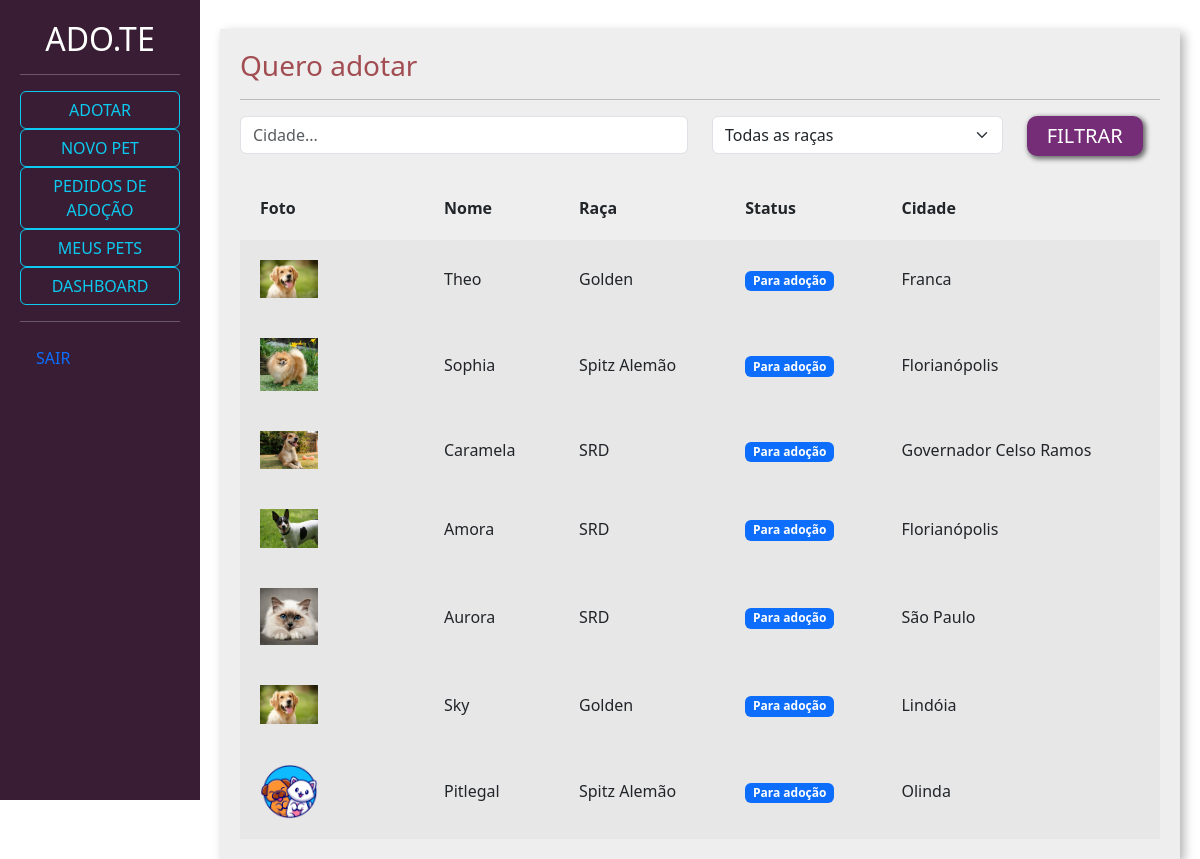
Page /adotar (signed in) on the committed database.
### divulgar/models.py (models this page shows, shortened)
class Pet(models.Model):
    choices_status = (
        ('P', 'Para adoção'),
        ('A', 'Adotado')
    )
    usuario = models.ForeignKey(User, on_delete=models.DO_NOTHING)
    foto = models.ImageField(upload_to="fotos_pets")
    nome = models.CharField(max_length=100)
    descricao = models.TextField()
    estado = models.CharField(max_length=50)
    cidade = models.CharField(max_length=50)
    telefone = models.CharField(max_length=15)
    raca = models.ForeignKey(Raca, on_delete=models.DO_NOTHING)
    tags = models.ManyToManyField(Tag)
    status = models.CharField(max_length=1, choices=choices_status, default='P')

class Raca(models.Model):
    raca = models.CharField(max_length=50)
    def __str__(self):
        return self.raca

### adotar/views.py (the view)
# urls.py: path('', views.listar_pets, name="listar_pets"),
@login_required
def listar_pets(request):
    if request.method == 'GET':
        pets = Pet.objects.filter(status='P')
        racas = Raca.objects.all()
        cidade = request.GET.get('cidade')
        raca_filter = request.GET.get('raca')
        if cidade:
            pets = pets.filter(cidade__icontains=cidade)
        if raca_filter:
            pets = pets.filter(raca__id=raca_filter)
            raca_filter = Raca.objects.get(id=raca_filter)
        else:
            raca_filter = request.GET.get('raca')
        return render(request, 'listar_pets.html', {'pets': pets, 'racas': racas, 'cidade': cidade, 'raca_filter':raca_filter})

### adotar/templates/listar_pets.html (shortened to what this page needs)
{% load static %}
<!doctype html>
<html lang="pt-BR">
    <head>
    <link href="https://cdn.jsdelivr.net/npm/bootstrap@5.3.0-alpha1/dist/css/bootstrap.min.css" rel="stylesheet">
    <link href="{% static 'usuarios/css/cadastro.css' %}" rel="stylesheet">
    <link href="{% static 'divulgar/css/novo_pet.css' %}" rel="stylesheet">
    <link href="{% static 'divulgar/css/seus_pets.css' %}" rel="stylesheet">
    <link href="{% static 'adotar/css/listar_pets.css' %}" rel="stylesheet">
    </head>
    <body>
        <div class="container-fluid">
            <div class="row">
                <div class="col-md-2 bg-side sidebar">
                    <h2><a style="color:inherit;text-decoration: none;" href="{% url 'listar_pets' %}">ADO.TE</a></h2>
                    <hr>
                    <ul class="list-group">
                        <li class="btn btn-outline-info"><a style="color:inherit;text-decoration: none;" href="http://127.0.0.1:8000/adotar">ADOTAR</a></li>
                        <li class="btn btn-outline-info"><a style="color:inherit;text-decoration: none;" href="http://127.0.0.1:8000/divulgar/novo_pet/">NOVO PET</a></li>
                        <li class="btn btn-outline-info"><a style="color:inherit;text-decoration: none;" href="http://127.0.0.1:8000/divulgar/ver_pedido_adocao/">PEDIDOS DE ADOÇÃO</a></li>
                        <li class="btn btn-outline-info"><a style="color:inherit;text-decoration: none;" href="http://127.0.0.1:8000/divulgar/seus_pets">MEUS PETS</a></li>
                        <li class="btn btn-outline-info"><a style="color:inherit;text-decoration: none;" href="http://127.0.0.1:8000/divulgar/dashboard/">DASHBOARD</a></li>
                    </ul>
                    <hr>
                    <ul class="nav flex-column" style="list-style-type:none; text-align:left">
                        <li class="nav-item"><a class="nav-link" href="http://127.0.0.1:8000/auth/sair">SAIR</a></li>
                    </ul>
                </div>
                <div class="col-md">
                    <div class="wrapper">
                        <div class="box width80">
                            <h3 class="font-vinho">Quero adotar</h3>
                            <hr>
                            <form action="{% url 'listar_pets' %}" method="GET">
                                <div class="row">
                                    <div class="col-md-6">
                                        <input type="text" placeholder="Cidade..." value="{% if cidade %}{{cidade}}{% endif %}" name="cidade" class="form-control">
                                    </div>
                                    <div class="col-md-4">
                                        <select class="form-select" name="raca">
                                            <option value="">Todas as raças</option>
                                        </select>
                                    </div>
                                    <div class="col-md-2">
                                        <input type="submit" class="btn-custom-secondary" value="FILTRAR">
                                    </div>
                                </div>
                            </form>
                             <table class="tabela" cellpadding="20">
                                <tr>
                                    <th>Foto</th>
                                    <th>Nome</th>
                                    <th>Raça</th>
                                    <th>Status</th>
                                    <th>Cidade</th>
                                </tr>
                                {% for pet in pets%}
                                    <tr class="tabela-linha">
                                        <td width="20%">
                                            <a href="{% url 'ver_pet' pet.id %}"><img width="40%" src="{{pet.foto.url}}"></a>
                                        </td>
                                        <td>
                                            {{pet.nome}}
                                        </td>
                                        <td>
                                            {{pet.raca}}
                                        </td>
                                        <td>
                                            {% if pet.status == "P" %}
                                                <span class="badge text-bg-primary">Para adoção</span>
                                            {% elif pet.status == "A" %}
                                                <span class="badge text-bg-success">Adotado</span>
                                            {% endif%}
                                        </td>
                                        <td>
                                            {{pet.cidade}}
                                        </td>
                                    </tr>
                                {% endfor %}
                            </table>
                        </div>
                    </div>
                </div>
            </div>
        </div>
    </body>
</html>

### templates/static/usuarios/css/cadastro.css (style rules this page uses)
.bg-side { background-color: #391D34; color: white; height: 100vh; }

### templates/static/divulgar/css/novo_pet.css (style rules this page uses)
.sidebar { text-align: center; padding: 20px; }
.wrapper { margin-top: 3%; display: flex; flex-direction: row; justify-content: center; align-items: center; }
.box { padding:20px; width: 50vw; background: rgb(238, 238, 238); box-shadow: 4px 4px 10px rgba(0,0,0,.3); }
.font-vinho { color: #A24D52; }

### templates/static/divulgar/css/seus_pets.css (style rules this page uses)
.width80 { width: 80vw; }
.tabela { width: 100%; margin-top: 20px; }
.tabela-linha { background-color: #e8e7e7; }

### templates/static/adotar/css/listar_pets.css (style rules this page uses)
.btn-custom-secondary { background-color: #762D77; border: none; box-shadow: 2px 2px 5px 1px rgb(108, 108, 108); color: white; font-size: 20px; padding: 5px 20px 5px 20px; border-radius: 10px; }

### rows in the picture
Pet: foto (picture), nome "Theo", raca "Golden", status "Para adoção", cidade "Franca"
Pet: foto (picture), nome "Sophia", raca "Spitz Alemão", status "Para adoção", cidade "Florianópolis"
Pet: foto (picture), nome "Caramela", raca "SRD", status "Para adoção", cidade "Governador Celso Ramos"
Pet: foto (picture), nome "Amora", raca "SRD", status "Para adoção", cidade "Florianópolis"
Pet: foto (picture), nome "Aurora", raca "SRD", status "Para adoção", cidade "São Paulo"
Pet: foto (picture), nome "Sky", raca "Golden", status "Para adoção", cidade "Lindóia"
Pet: foto (picture), nome "Pitlegal", raca "Spitz Alemão", status "Para adoção", cidade "Olinda"
